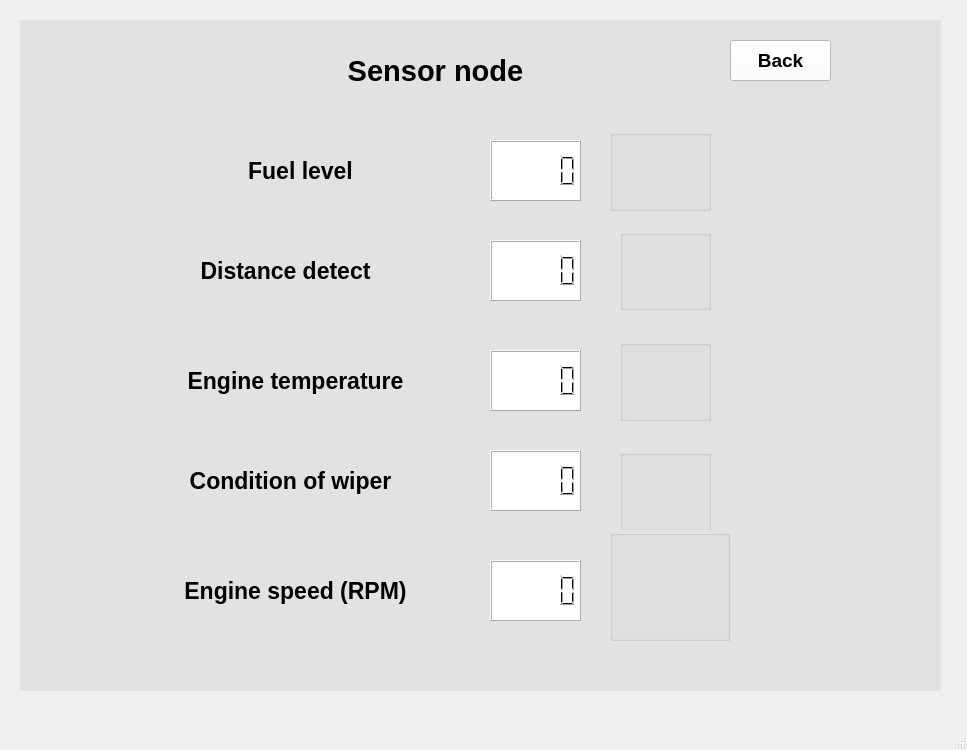
<?xml version="1.0" encoding="UTF-8"?>
<ui version="4.0">
 <class>MainPage</class>
 <widget class="QMainWindow" name="MainPage">
  <property name="geometry">
   <rect>
    <x>0</x>
    <y>0</y>
    <width>967</width>
    <height>750</height>
   </rect>
  </property>
  <property name="windowTitle">
   <string>MainWindow</string>
  </property>
  <widget class="QWidget" name="centralwidget">
   <widget class="QStackedWidget" name="stackedWidget">
    <property name="geometry">
     <rect>
      <x>20</x>
      <y>20</y>
      <width>921</width>
      <height>671</height>
     </rect>
    </property>
    <property name="font">
     <font>
      <pointsize>7</pointsize>
     </font>
    </property>
    <property name="styleSheet">
     <string notr="true">background-color: rgb(226, 226, 226);</string>
    </property>
    <property name="currentIndex">
     <number>1</number>
    </property>
    <widget class="QWidget" name="page">
     <widget class="QPushButton" name="Go_Sensor">
      <property name="geometry">
       <rect>
        <x>60</x>
        <y>420</y>
        <width>191</width>
        <height>51</height>
       </rect>
      </property>
      <property name="font">
       <font>
        <pointsize>16</pointsize>
        <bold>true</bold>
       </font>
      </property>
      <property name="styleSheet">
       <string notr="true">background-color: rgb(255, 255, 255);</string>
      </property>
      <property name="text">
       <string>Sensor node</string>
      </property>
     </widget>
     <widget class="QPushButton" name="Go_Actuator">
      <property name="geometry">
       <rect>
        <x>350</x>
        <y>420</y>
        <width>201</width>
        <height>51</height>
       </rect>
      </property>
      <property name="font">
       <font>
        <pointsize>16</pointsize>
        <bold>true</bold>
       </font>
      </property>
      <property name="styleSheet">
       <string notr="true">background-color: rgb(255, 255, 255);</string>
      </property>
      <property name="text">
       <string>Actuator node</string>
      </property>
     </widget>
     <widget class="QPushButton" name="Go_Central">
      <property name="geometry">
       <rect>
        <x>640</x>
        <y>420</y>
        <width>191</width>
        <height>51</height>
       </rect>
      </property>
      <property name="font">
       <font>
        <pointsize>16</pointsize>
        <bold>true</bold>
       </font>
      </property>
      <property name="styleSheet">
       <string notr="true">background-color: rgb(255, 255, 255);</string>
      </property>
      <property name="text">
       <string>Central node</string>
      </property>
     </widget>
     <widget class="QLabel" name="label_5">
      <property name="geometry">
       <rect>
        <x>300</x>
        <y>80</y>
        <width>211</width>
        <height>51</height>
       </rect>
      </property>
      <property name="font">
       <font>
        <pointsize>22</pointsize>
        <bold>true</bold>
       </font>
      </property>
      <property name="styleSheet">
       <string notr="true"/>
      </property>
      <property name="text">
       <string>Welcome</string>
      </property>
      <property name="alignment">
       <set>Qt::AlignCenter</set>
      </property>
     </widget>
     <widget class="QLineEdit" name="Clock">
      <property name="geometry">
       <rect>
        <x>70</x>
        <y>30</y>
        <width>121</width>
        <height>41</height>
       </rect>
      </property>
      <property name="font">
       <font>
        <pointsize>14</pointsize>
        <bold>true</bold>
       </font>
      </property>
      <property name="styleSheet">
       <string notr="true">border:none;</string>
      </property>
      <property name="alignment">
       <set>Qt::AlignCenter</set>
      </property>
     </widget>
     <widget class="QLineEdit" name="Date">
      <property name="geometry">
       <rect>
        <x>540</x>
        <y>30</y>
        <width>241</width>
        <height>41</height>
       </rect>
      </property>
      <property name="font">
       <font>
        <pointsize>14</pointsize>
        <bold>true</bold>
       </font>
      </property>
      <property name="styleSheet">
       <string notr="true">border:none;</string>
      </property>
      <property name="alignment">
       <set>Qt::AlignCenter</set>
      </property>
     </widget>
     <widget class="QPushButton" name="Quitter">
      <property name="geometry">
       <rect>
        <x>730</x>
        <y>580</y>
        <width>93</width>
        <height>29</height>
       </rect>
      </property>
      <property name="font">
       <font>
        <pointsize>13</pointsize>
        <bold>true</bold>
       </font>
      </property>
      <property name="text">
       <string>Exit</string>
      </property>
     </widget>
     <widget class="QLabel" name="label">
      <property name="geometry">
       <rect>
        <x>10</x>
        <y>20</y>
        <width>61</width>
        <height>61</height>
       </rect>
      </property>
      <property name="styleSheet">
       <string notr="true">border-image: url(:/time2/icons8-temps-48.png);</string>
      </property>
      <property name="text">
       <string/>
      </property>
     </widget>
     <widget class="QLabel" name="label_11">
      <property name="geometry">
       <rect>
        <x>790</x>
        <y>20</y>
        <width>81</width>
        <height>71</height>
       </rect>
      </property>
      <property name="styleSheet">
       <string notr="true">border-image: url(:/date/icons8-calendrier-48.png);</string>
      </property>
      <property name="text">
       <string/>
      </property>
     </widget>
     <widget class="QLabel" name="label_12">
      <property name="geometry">
       <rect>
        <x>610</x>
        <y>230</y>
        <width>241</width>
        <height>181</height>
       </rect>
      </property>
      <property name="styleSheet">
       <string notr="true">border-image: url(:/centl/interface.png);</string>
      </property>
      <property name="text">
       <string/>
      </property>
     </widget>
     <widget class="QLabel" name="label_13">
      <property name="geometry">
       <rect>
        <x>40</x>
        <y>240</y>
        <width>231</width>
        <height>161</height>
       </rect>
      </property>
      <property name="styleSheet">
       <string notr="true">border-image: url(:/capteur/capele.png);</string>
      </property>
      <property name="text">
       <string/>
      </property>
     </widget>
     <widget class="QLabel" name="label_14">
      <property name="geometry">
       <rect>
        <x>340</x>
        <y>240</y>
        <width>221</width>
        <height>181</height>
       </rect>
      </property>
      <property name="styleSheet">
       <string notr="true">border-image: url(:/actionneur/action.png);</string>
      </property>
      <property name="text">
       <string/>
      </property>
     </widget>
    </widget>
    <widget class="QWidget" name="page_2">
     <widget class="QPushButton" name="Back_Sensor">
      <property name="geometry">
       <rect>
        <x>710</x>
        <y>20</y>
        <width>101</width>
        <height>41</height>
       </rect>
      </property>
      <property name="font">
       <font>
        <pointsize>14</pointsize>
        <bold>true</bold>
       </font>
      </property>
      <property name="styleSheet">
       <string notr="true">background-color: rgb(255, 255, 255);</string>
      </property>
      <property name="text">
       <string>Back</string>
      </property>
     </widget>
     <widget class="QLabel" name="label_2">
      <property name="geometry">
       <rect>
        <x>290</x>
        <y>30</y>
        <width>251</width>
        <height>41</height>
       </rect>
      </property>
      <property name="font">
       <font>
        <pointsize>22</pointsize>
        <bold>true</bold>
       </font>
      </property>
      <property name="text">
       <string>Sensor node</string>
      </property>
      <property name="alignment">
       <set>Qt::AlignCenter</set>
      </property>
     </widget>
     <widget class="QLCDNumber" name="lcdNumber">
      <property name="geometry">
       <rect>
        <x>470</x>
        <y>120</y>
        <width>91</width>
        <height>61</height>
       </rect>
      </property>
      <property name="styleSheet">
       <string notr="true">background-color: rgb(255, 255, 255);</string>
      </property>
     </widget>
     <widget class="QLCDNumber" name="lcdNumber_2">
      <property name="geometry">
       <rect>
        <x>470</x>
        <y>220</y>
        <width>91</width>
        <height>61</height>
       </rect>
      </property>
      <property name="styleSheet">
       <string notr="true">background-color: rgb(255, 255, 255);</string>
      </property>
     </widget>
     <widget class="QLCDNumber" name="lcdNumber_3">
      <property name="geometry">
       <rect>
        <x>470</x>
        <y>330</y>
        <width>91</width>
        <height>61</height>
       </rect>
      </property>
      <property name="styleSheet">
       <string notr="true">background-color: rgb(255, 255, 255);</string>
      </property>
     </widget>
     <widget class="QLCDNumber" name="lcdNumber_4">
      <property name="geometry">
       <rect>
        <x>470</x>
        <y>430</y>
        <width>91</width>
        <height>61</height>
       </rect>
      </property>
      <property name="styleSheet">
       <string notr="true">background-color: rgb(255, 255, 255);</string>
      </property>
     </widget>
     <widget class="QLCDNumber" name="lcdNumber_5">
      <property name="geometry">
       <rect>
        <x>470</x>
        <y>540</y>
        <width>91</width>
        <height>61</height>
       </rect>
      </property>
      <property name="styleSheet">
       <string notr="true">background-color: rgb(255, 255, 255);</string>
      </property>
     </widget>
     <widget class="QLabel" name="label_6">
      <property name="geometry">
       <rect>
        <x>200</x>
        <y>130</y>
        <width>161</width>
        <height>41</height>
       </rect>
      </property>
      <property name="font">
       <font>
        <pointsize>17</pointsize>
        <bold>true</bold>
       </font>
      </property>
      <property name="text">
       <string>Fuel level</string>
      </property>
      <property name="alignment">
       <set>Qt::AlignCenter</set>
      </property>
     </widget>
     <widget class="QLabel" name="label_7">
      <property name="geometry">
       <rect>
        <x>150</x>
        <y>230</y>
        <width>231</width>
        <height>41</height>
       </rect>
      </property>
      <property name="font">
       <font>
        <pointsize>17</pointsize>
        <bold>true</bold>
       </font>
      </property>
      <property name="text">
       <string>Distance detect</string>
      </property>
      <property name="alignment">
       <set>Qt::AlignCenter</set>
      </property>
     </widget>
     <widget class="QLabel" name="label_8">
      <property name="geometry">
       <rect>
        <x>130</x>
        <y>340</y>
        <width>291</width>
        <height>41</height>
       </rect>
      </property>
      <property name="font">
       <font>
        <pointsize>17</pointsize>
        <bold>true</bold>
       </font>
      </property>
      <property name="text">
       <string>Engine temperature</string>
      </property>
      <property name="alignment">
       <set>Qt::AlignCenter</set>
      </property>
     </widget>
     <widget class="QLabel" name="label_9">
      <property name="geometry">
       <rect>
        <x>120</x>
        <y>440</y>
        <width>301</width>
        <height>41</height>
       </rect>
      </property>
      <property name="font">
       <font>
        <pointsize>17</pointsize>
        <bold>true</bold>
       </font>
      </property>
      <property name="text">
       <string>Condition of wiper</string>
      </property>
      <property name="alignment">
       <set>Qt::AlignCenter</set>
      </property>
     </widget>
     <widget class="QLabel" name="label_10">
      <property name="geometry">
       <rect>
        <x>130</x>
        <y>550</y>
        <width>291</width>
        <height>41</height>
       </rect>
      </property>
      <property name="font">
       <font>
        <pointsize>17</pointsize>
        <bold>true</bold>
       </font>
      </property>
      <property name="text">
       <string>Engine speed (RPM)</string>
      </property>
      <property name="alignment">
       <set>Qt::AlignCenter</set>
      </property>
     </widget>
     <widget class="QGroupBox" name="groupBox">
      <property name="geometry">
       <rect>
        <x>600</x>
        <y>430</y>
        <width>91</width>
        <height>81</height>
       </rect>
      </property>
      <property name="styleSheet">
       <string notr="true">border-image: url(:/wiper.png);</string>
      </property>
      <property name="title">
       <string/>
      </property>
     </widget>
     <widget class="QGroupBox" name="groupBox_2">
      <property name="geometry">
       <rect>
        <x>590</x>
        <y>110</y>
        <width>101</width>
        <height>81</height>
       </rect>
      </property>
      <property name="styleSheet">
       <string notr="true">border-image: url(:/car/carburant.jpg);</string>
      </property>
      <property name="title">
       <string/>
      </property>
     </widget>
     <widget class="QGroupBox" name="groupBox_3">
      <property name="geometry">
       <rect>
        <x>600</x>
        <y>320</y>
        <width>91</width>
        <height>81</height>
       </rect>
      </property>
      <property name="styleSheet">
       <string notr="true">border-image: url(:/temp/temperat.jpg);</string>
      </property>
      <property name="title">
       <string/>
      </property>
     </widget>
     <widget class="QGroupBox" name="groupBox_8">
      <property name="geometry">
       <rect>
        <x>600</x>
        <y>210</y>
        <width>91</width>
        <height>80</height>
       </rect>
      </property>
      <property name="styleSheet">
       <string notr="true">border-image: url(:/distance/infra.png);</string>
      </property>
      <property name="title">
       <string/>
      </property>
     </widget>
     <widget class="QGroupBox" name="groupBox_9">
      <property name="geometry">
       <rect>
        <x>590</x>
        <y>510</y>
        <width>120</width>
        <height>111</height>
       </rect>
      </property>
      <property name="styleSheet">
       <string notr="true">border-image: url(:/new/prefix1/speed.png);</string>
      </property>
      <property name="title">
       <string/>
      </property>
     </widget>
    </widget>
    <widget class="QWidget" name="page_3">
     <widget class="QLabel" name="label_3">
      <property name="geometry">
       <rect>
        <x>290</x>
        <y>30</y>
        <width>301</width>
        <height>41</height>
       </rect>
      </property>
      <property name="font">
       <font>
        <pointsize>22</pointsize>
        <bold>true</bold>
       </font>
      </property>
      <property name="text">
       <string>Actuator node</string>
      </property>
      <property name="alignment">
       <set>Qt::AlignCenter</set>
      </property>
     </widget>
     <widget class="QPushButton" name="Back_Actuator">
      <property name="geometry">
       <rect>
        <x>730</x>
        <y>10</y>
        <width>101</width>
        <height>41</height>
       </rect>
      </property>
      <property name="font">
       <font>
        <pointsize>14</pointsize>
        <bold>true</bold>
       </font>
      </property>
      <property name="styleSheet">
       <string notr="true">background-color: rgb(255, 255, 255);</string>
      </property>
      <property name="text">
       <string>Back</string>
      </property>
     </widget>
     <widget class="QPushButton" name="Buzzer_ON">
      <property name="geometry">
       <rect>
        <x>150</x>
        <y>120</y>
        <width>141</width>
        <height>41</height>
       </rect>
      </property>
      <property name="font">
       <font>
        <pointsize>14</pointsize>
        <bold>true</bold>
       </font>
      </property>
      <property name="styleSheet">
       <string notr="true">border-radius:8px;
background-color: rgb(0, 241, 0);</string>
      </property>
      <property name="text">
       <string>Buzzer ON</string>
      </property>
     </widget>
     <widget class="QPushButton" name="Buzzer_OFF">
      <property name="geometry">
       <rect>
        <x>330</x>
        <y>120</y>
        <width>141</width>
        <height>41</height>
       </rect>
      </property>
      <property name="font">
       <font>
        <pointsize>14</pointsize>
        <bold>true</bold>
       </font>
      </property>
      <property name="styleSheet">
       <string notr="true">border-radius:8px;
background-color: rgb(255, 0, 0);</string>
      </property>
      <property name="text">
       <string>Buzzer OFF</string>
      </property>
     </widget>
     <widget class="QLineEdit" name="lineEdit">
      <property name="geometry">
       <rect>
        <x>230</x>
        <y>190</y>
        <width>171</width>
        <height>41</height>
       </rect>
      </property>
      <property name="font">
       <font>
        <pointsize>14</pointsize>
       </font>
      </property>
      <property name="styleSheet">
       <string notr="true">background-color: rgb(255, 255, 255);</string>
      </property>
      <property name="alignment">
       <set>Qt::AlignCenter</set>
      </property>
     </widget>
     <widget class="QPushButton" name="Fan_ON">
      <property name="geometry">
       <rect>
        <x>150</x>
        <y>270</y>
        <width>141</width>
        <height>41</height>
       </rect>
      </property>
      <property name="font">
       <font>
        <pointsize>14</pointsize>
        <bold>true</bold>
       </font>
      </property>
      <property name="styleSheet">
       <string notr="true">border-radius:8px;
background-color: rgb(0, 241, 0);</string>
      </property>
      <property name="text">
       <string>Fan ON</string>
      </property>
     </widget>
     <widget class="QPushButton" name="Fan_OFF">
      <property name="geometry">
       <rect>
        <x>330</x>
        <y>270</y>
        <width>141</width>
        <height>41</height>
       </rect>
      </property>
      <property name="font">
       <font>
        <pointsize>14</pointsize>
        <bold>true</bold>
       </font>
      </property>
      <property name="styleSheet">
       <string notr="true">border-radius:8px;
background-color: rgb(255, 0, 0);</string>
      </property>
      <property name="text">
       <string>Fan OFF</string>
      </property>
     </widget>
     <widget class="QLineEdit" name="lineEdit_2">
      <property name="geometry">
       <rect>
        <x>230</x>
        <y>350</y>
        <width>171</width>
        <height>41</height>
       </rect>
      </property>
      <property name="font">
       <font>
        <pointsize>14</pointsize>
       </font>
      </property>
      <property name="styleSheet">
       <string notr="true">background-color: rgb(255, 255, 255);</string>
      </property>
      <property name="alignment">
       <set>Qt::AlignCenter</set>
      </property>
     </widget>
     <widget class="QPushButton" name="Wiper_ON">
      <property name="geometry">
       <rect>
        <x>140</x>
        <y>430</y>
        <width>141</width>
        <height>41</height>
       </rect>
      </property>
      <property name="font">
       <font>
        <pointsize>14</pointsize>
        <bold>true</bold>
       </font>
      </property>
      <property name="styleSheet">
       <string notr="true">border-radius:8px;
background-color: rgb(0, 241, 0);</string>
      </property>
      <property name="text">
       <string>Wiper ON</string>
      </property>
     </widget>
     <widget class="QPushButton" name="Wiper_OFF">
      <property name="geometry">
       <rect>
        <x>330</x>
        <y>430</y>
        <width>141</width>
        <height>41</height>
       </rect>
      </property>
      <property name="font">
       <font>
        <pointsize>14</pointsize>
        <bold>true</bold>
       </font>
      </property>
      <property name="styleSheet">
       <string notr="true">border-radius:8px;
background-color: rgb(255, 0, 0);</string>
      </property>
      <property name="text">
       <string>Wiper OFF</string>
      </property>
     </widget>
     <widget class="QLineEdit" name="lineEdit_3">
      <property name="geometry">
       <rect>
        <x>230</x>
        <y>510</y>
        <width>171</width>
        <height>41</height>
       </rect>
      </property>
      <property name="font">
       <font>
        <pointsize>14</pointsize>
       </font>
      </property>
      <property name="styleSheet">
       <string notr="true">background-color: rgb(255, 255, 255);</string>
      </property>
      <property name="alignment">
       <set>Qt::AlignCenter</set>
      </property>
     </widget>
     <widget class="QPushButton" name="Automatic_On">
      <property name="geometry">
       <rect>
        <x>190</x>
        <y>600</y>
        <width>211</width>
        <height>41</height>
       </rect>
      </property>
      <property name="font">
       <font>
        <pointsize>14</pointsize>
        <bold>true</bold>
       </font>
      </property>
      <property name="styleSheet">
       <string notr="true">border-radius:8px;
background-color: rgb(171, 171, 255);</string>
      </property>
      <property name="text">
       <string>Automatic mode</string>
      </property>
     </widget>
     <widget class="QLineEdit" name="lineEdit_4">
      <property name="geometry">
       <rect>
        <x>440</x>
        <y>600</y>
        <width>311</width>
        <height>41</height>
       </rect>
      </property>
      <property name="font">
       <font>
        <pointsize>14</pointsize>
       </font>
      </property>
      <property name="styleSheet">
       <string notr="true">background-color: rgb(255, 255, 255);</string>
      </property>
      <property name="alignment">
       <set>Qt::AlignCenter</set>
      </property>
     </widget>
     <widget class="QGroupBox" name="groupBox_4">
      <property name="geometry">
       <rect>
        <x>560</x>
        <y>420</y>
        <width>171</width>
        <height>131</height>
       </rect>
      </property>
      <property name="styleSheet">
       <string notr="true">border-image: url(:/essuiact/Image essuie.png);
border-radius:45px;</string>
      </property>
      <property name="title">
       <string/>
      </property>
     </widget>
     <widget class="QGroupBox" name="groupBox_5">
      <property name="geometry">
       <rect>
        <x>50</x>
        <y>580</y>
        <width>120</width>
        <height>91</height>
       </rect>
      </property>
      <property name="styleSheet">
       <string notr="true">border-image: url(:/automa/auto.png);</string>
      </property>
      <property name="title">
       <string/>
      </property>
     </widget>
     <widget class="QGroupBox" name="groupBox_6">
      <property name="geometry">
       <rect>
        <x>520</x>
        <y>240</y>
        <width>241</width>
        <height>161</height>
       </rect>
      </property>
      <property name="styleSheet">
       <string notr="true">border-image: url(:/fancmd/fan.png);</string>
      </property>
      <property name="title">
       <string/>
      </property>
     </widget>
     <widget class="QGroupBox" name="groupBox_7">
      <property name="geometry">
       <rect>
        <x>530</x>
        <y>90</y>
        <width>211</width>
        <height>151</height>
       </rect>
      </property>
      <property name="styleSheet">
       <string notr="true">border-image: url(:/buz/buzzer.png);</string>
      </property>
      <property name="title">
       <string/>
      </property>
     </widget>
    </widget>
    <widget class="QWidget" name="page_4">
     <widget class="QLabel" name="label_4">
      <property name="geometry">
       <rect>
        <x>280</x>
        <y>40</y>
        <width>271</width>
        <height>41</height>
       </rect>
      </property>
      <property name="font">
       <font>
        <pointsize>20</pointsize>
        <bold>true</bold>
       </font>
      </property>
      <property name="text">
       <string>Central node</string>
      </property>
      <property name="alignment">
       <set>Qt::AlignCenter</set>
      </property>
     </widget>
     <widget class="QPushButton" name="Back_Central">
      <property name="geometry">
       <rect>
        <x>730</x>
        <y>20</y>
        <width>101</width>
        <height>41</height>
       </rect>
      </property>
      <property name="font">
       <font>
        <pointsize>14</pointsize>
        <bold>true</bold>
       </font>
      </property>
      <property name="styleSheet">
       <string notr="true">background-color: rgb(255, 255, 255);</string>
      </property>
      <property name="text">
       <string>Back</string>
      </property>
     </widget>
     <widget class="QPushButton" name="Cloud">
      <property name="geometry">
       <rect>
        <x>360</x>
        <y>320</y>
        <width>161</width>
        <height>41</height>
       </rect>
      </property>
      <property name="font">
       <font>
        <pointsize>14</pointsize>
        <bold>true</bold>
       </font>
      </property>
      <property name="styleSheet">
       <string notr="true">border-radius:8px;
background-color: rgb(0, 145, 212);</string>
      </property>
      <property name="text">
       <string>Go to Cloud</string>
      </property>
     </widget>
     <widget class="QGroupBox" name="groupBox_10">
      <property name="geometry">
       <rect>
        <x>330</x>
        <y>170</y>
        <width>221</width>
        <height>141</height>
       </rect>
      </property>
      <property name="styleSheet">
       <string notr="true">border-image: url(:/cloud/server.png);</string>
      </property>
      <property name="title">
       <string/>
      </property>
     </widget>
    </widget>
   </widget>
  </widget>
  <widget class="QMenuBar" name="menubar">
   <property name="geometry">
    <rect>
     <x>0</x>
     <y>0</y>
     <width>967</width>
     <height>26</height>
    </rect>
   </property>
  </widget>
  <widget class="QStatusBar" name="statusbar"/>
 </widget>
 <resources/>
 <connections/>
</ui>
